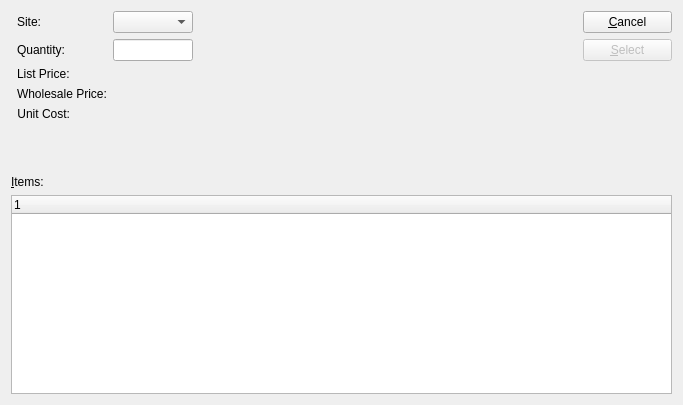
<?xml version="1.0" encoding="UTF-8"?>
<ui version="4.0">
 <comment>This file is part of the xTuple ERP: PostBooks Edition, a free and
open source Enterprise Resource Planning software suite,
Copyright (c) 1999-2019 by OpenMFG LLC, d/b/a xTuple.
It is licensed to you under the Common Public Attribution License
version 1.0, the full text of which (including xTuple-specific Exhibits)
is available at www.xtuple.com/CPAL.  By using this software, you agree
to be bound by its terms.</comment>
 <class>priceList</class>
 <widget class="QDialog" name="priceList">
  <property name="geometry">
   <rect>
    <x>0</x>
    <y>0</y>
    <width>683</width>
    <height>405</height>
   </rect>
  </property>
  <property name="windowTitle">
   <string>Price List</string>
  </property>
  <layout class="QGridLayout" name="gridLayout">
   <item row="0" column="0">
    <layout class="QVBoxLayout">
     <item>
      <widget class="CustCluster" name="_cust">
       <property name="enabled">
        <bool>false</bool>
       </property>
      </widget>
     </item>
     <item>
      <widget class="ItemCluster" name="_item">
       <property name="enabled">
        <bool>true</bool>
       </property>
      </widget>
     </item>
    </layout>
   </item>
   <item row="0" column="1">
    <layout class="QFormLayout" name="formLayout">
     <item row="1" column="0">
      <widget class="QLabel" name="_qtyLit">
       <property name="text">
        <string>Quantity:</string>
       </property>
       <property name="alignment">
        <set>Qt::AlignRight|Qt::AlignTrailing|Qt::AlignVCenter</set>
       </property>
       <property name="buddy">
        <cstring>_qty</cstring>
       </property>
      </widget>
     </item>
     <item row="1" column="1">
      <widget class="XLineEdit" name="_qty">
       <property name="sizePolicy">
        <sizepolicy hsizetype="Preferred" vsizetype="Fixed">
         <horstretch>0</horstretch>
         <verstretch>0</verstretch>
        </sizepolicy>
       </property>
       <property name="maximumSize">
        <size>
         <width>80</width>
         <height>16777215</height>
        </size>
       </property>
      </widget>
     </item>
     <item row="2" column="0">
      <widget class="XLabel" name="_listPriceLit">
       <property name="text">
        <string>List Price:</string>
       </property>
      </widget>
     </item>
     <item row="2" column="1">
      <widget class="XLabel" name="_listPrice">
       <property name="alignment">
        <set>Qt::AlignRight|Qt::AlignTrailing|Qt::AlignVCenter</set>
       </property>
      </widget>
     </item>
     <item row="0" column="0">
      <widget class="QLabel" name="_warehouseLit">
       <property name="text">
        <string>Site:</string>
       </property>
       <property name="alignment">
        <set>Qt::AlignRight|Qt::AlignTrailing|Qt::AlignVCenter</set>
       </property>
      </widget>
     </item>
     <item row="0" column="1">
      <widget class="WComboBox" name="_warehouse"/>
     </item>
     <item row="4" column="0">
      <widget class="XLabel" name="_unitCostLit">
       <property name="text">
        <string>Unit Cost:</string>
       </property>
       <property name="alignment">
        <set>Qt::AlignRight|Qt::AlignTrailing|Qt::AlignVCenter</set>
       </property>
      </widget>
     </item>
     <item row="4" column="1">
      <widget class="XLabel" name="_unitCost">
       <property name="alignment">
        <set>Qt::AlignRight|Qt::AlignTrailing|Qt::AlignVCenter</set>
       </property>
      </widget>
     </item>
     <item row="3" column="0">
      <widget class="XLabel" name="_listCostLit">
       <property name="text">
        <string>Wholesale Price:</string>
       </property>
       <property name="alignment">
        <set>Qt::AlignLeading|Qt::AlignLeft|Qt::AlignVCenter</set>
       </property>
      </widget>
     </item>
     <item row="3" column="1">
      <widget class="XLabel" name="_listCost">
       <property name="alignment">
        <set>Qt::AlignRight|Qt::AlignTrailing|Qt::AlignVCenter</set>
       </property>
      </widget>
     </item>
    </layout>
   </item>
   <item row="0" column="2">
    <spacer>
     <property name="orientation">
      <enum>Qt::Horizontal</enum>
     </property>
     <property name="sizeType">
      <enum>QSizePolicy::Expanding</enum>
     </property>
     <property name="sizeHint" stdset="0">
      <size>
       <width>4</width>
       <height>158</height>
      </size>
     </property>
    </spacer>
   </item>
   <item row="0" column="3">
    <layout class="QVBoxLayout">
     <item>
      <widget class="QPushButton" name="_close">
       <property name="text">
        <string>&amp;Cancel</string>
       </property>
      </widget>
     </item>
     <item>
      <widget class="QPushButton" name="_select">
       <property name="enabled">
        <bool>false</bool>
       </property>
       <property name="text">
        <string>&amp;Select</string>
       </property>
       <property name="autoDefault">
        <bool>true</bool>
       </property>
       <property name="default">
        <bool>true</bool>
       </property>
      </widget>
     </item>
     <item>
      <spacer>
       <property name="orientation">
        <enum>Qt::Vertical</enum>
       </property>
       <property name="sizeType">
        <enum>QSizePolicy::Expanding</enum>
       </property>
       <property name="sizeHint" stdset="0">
        <size>
         <width>89</width>
         <height>20</height>
        </size>
       </property>
      </spacer>
     </item>
    </layout>
   </item>
   <item row="1" column="0" colspan="4">
    <widget class="QLabel" name="_pricesLit">
     <property name="text">
      <string>&amp;Items:</string>
     </property>
     <property name="buddy">
      <cstring>_price</cstring>
     </property>
    </widget>
   </item>
   <item row="2" column="0" colspan="4">
    <widget class="XTreeWidget" name="_price">
     <property name="sizePolicy">
      <sizepolicy hsizetype="Expanding" vsizetype="Expanding">
       <horstretch>0</horstretch>
       <verstretch>2</verstretch>
      </sizepolicy>
     </property>
     <property name="minimumSize">
      <size>
       <width>0</width>
       <height>100</height>
      </size>
     </property>
    </widget>
   </item>
  </layout>
 </widget>
 <layoutdefault spacing="6" margin="11"/>
 <customwidgets>
  <customwidget>
   <class>CustCluster</class>
   <extends>QWidget</extends>
   <header>custcluster.h</header>
  </customwidget>
  <customwidget>
   <class>ItemCluster</class>
   <extends>QWidget</extends>
   <header>itemcluster.h</header>
   <container>1</container>
  </customwidget>
  <customwidget>
   <class>WComboBox</class>
   <extends>XComboBox</extends>
   <header>wcombobox.h</header>
  </customwidget>
  <customwidget>
   <class>XComboBox</class>
   <extends>QComboBox</extends>
   <header>xcombobox.h</header>
  </customwidget>
  <customwidget>
   <class>XLabel</class>
   <extends>QLabel</extends>
   <header>xlabel.h</header>
  </customwidget>
  <customwidget>
   <class>XLineEdit</class>
   <extends>QLineEdit</extends>
   <header>xlineedit.h</header>
   <container>1</container>
  </customwidget>
  <customwidget>
   <class>XTreeWidget</class>
   <extends>QTreeWidget</extends>
   <header>xtreewidget.h</header>
   <container>1</container>
  </customwidget>
 </customwidgets>
 <tabstops>
  <tabstop>_cust</tabstop>
  <tabstop>_item</tabstop>
  <tabstop>_qty</tabstop>
  <tabstop>_select</tabstop>
  <tabstop>_close</tabstop>
 </tabstops>
 <resources/>
 <connections>
  <connection>
   <sender>_close</sender>
   <signal>clicked()</signal>
   <receiver>priceList</receiver>
   <slot>reject()</slot>
   <hints>
    <hint type="sourcelabel">
     <x>479</x>
     <y>31</y>
    </hint>
    <hint type="destinationlabel">
     <x>20</x>
     <y>20</y>
    </hint>
   </hints>
  </connection>
  <connection>
   <sender>_price</sender>
   <signal>itemSelected(int)</signal>
   <receiver>_select</receiver>
   <slot>animateClick()</slot>
   <hints>
    <hint type="sourcelabel">
     <x>29</x>
     <y>212</y>
    </hint>
    <hint type="destinationlabel">
     <x>479</x>
     <y>66</y>
    </hint>
   </hints>
  </connection>
  <connection>
   <sender>_price</sender>
   <signal>valid(bool)</signal>
   <receiver>_select</receiver>
   <slot>setEnabled(bool)</slot>
   <hints>
    <hint type="sourcelabel">
     <x>29</x>
     <y>212</y>
    </hint>
    <hint type="destinationlabel">
     <x>479</x>
     <y>66</y>
    </hint>
   </hints>
  </connection>
 </connections>
</ui>
